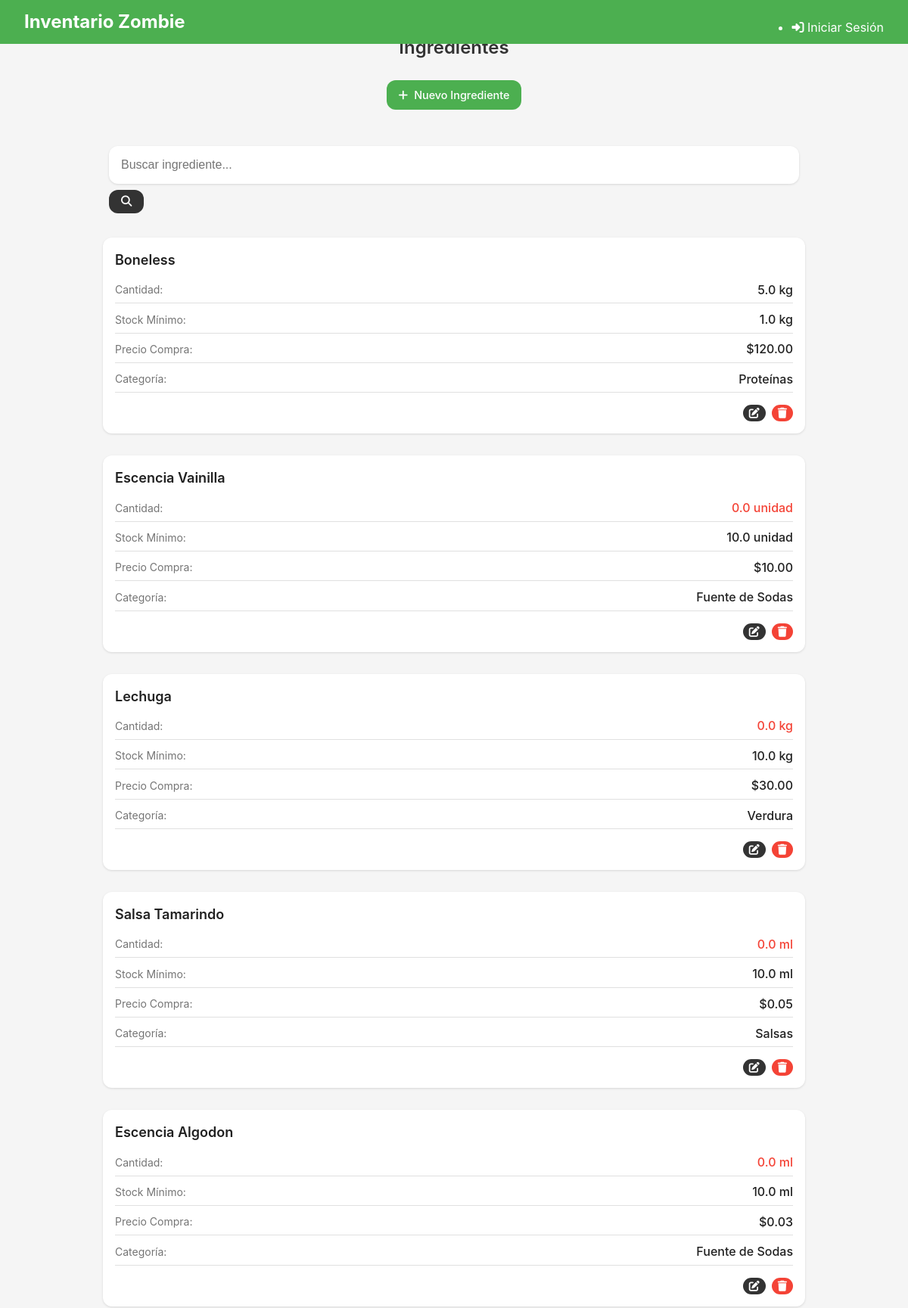
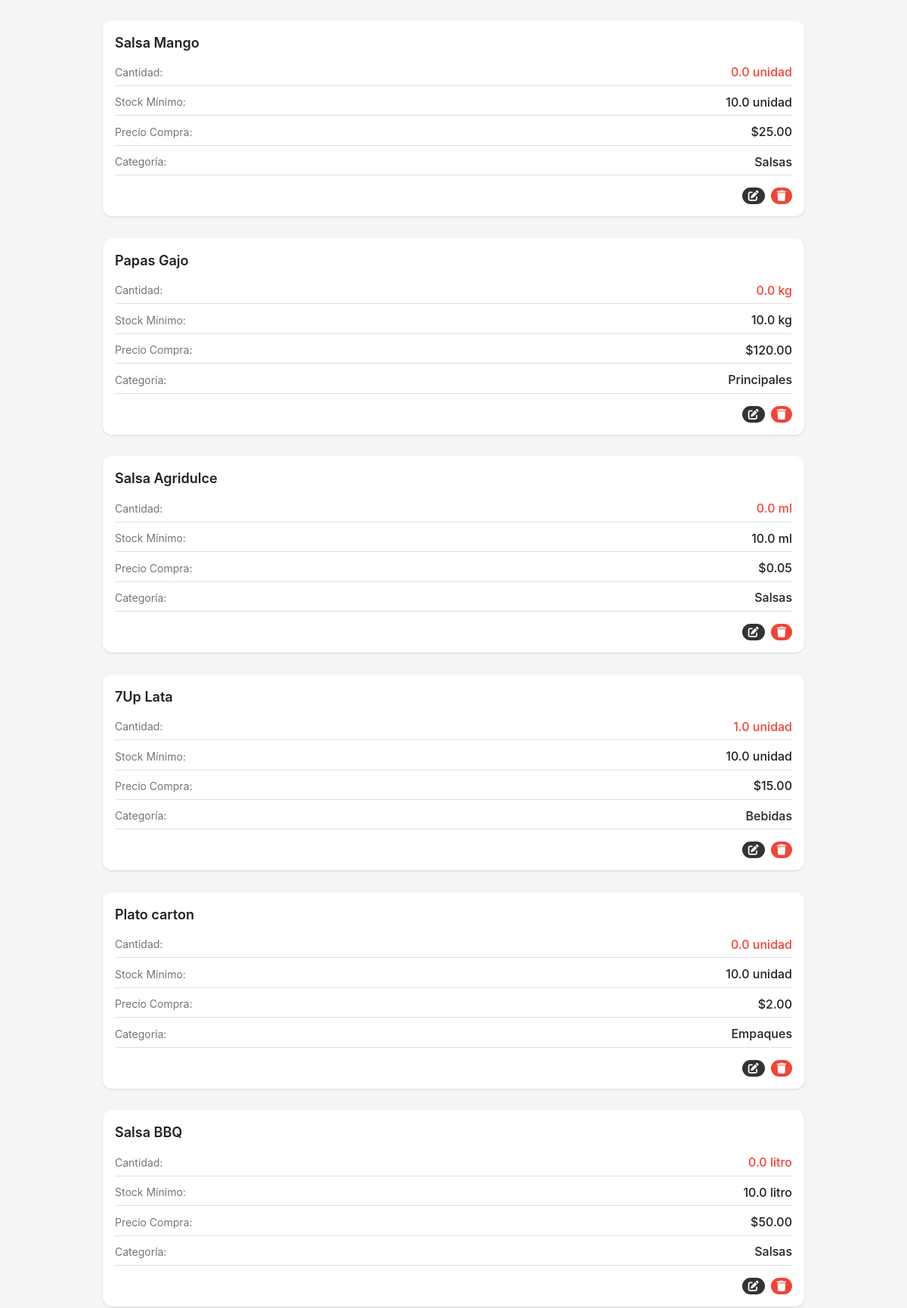
The page /ingredientes/ (upper part) on the database its author committed (2 pictures, top to bottom).
### tables this page shows
CREATE TABLE Ingredientes (
    id INTEGER PRIMARY KEY AUTOINCREMENT,
    nombre TEXT NOT NULL UNIQUE,
    unidad_medida TEXT NOT NULL,
    precio_compra REAL,
    cantidad_actual REAL NOT NULL DEFAULT 0,
    stock_minimo REAL
, categoria TEXT);

### routes/ingredientes.py (the view)
@ingredientes_web_bp.route('/', methods=['GET'])
def index():
    db = get_db()
    cursor = db.execute('SELECT * FROM Ingredientes')
    ingredientes = []
    for row in cursor.fetchall():
        ingrediente = dict(
            id=row['id'],
            nombre=row['nombre'],
            unidad_medida=row['unidad_medida'],
            precio_compra=row['precio_compra'],
            cantidad_actual=row['cantidad_actual'],
            stock_minimo=row['stock_minimo']
        )
        try:
            ingrediente['categoria'] = row['categoria']
        except (IndexError, KeyError):
            ingrediente['categoria'] = None
        ingredientes.append(ingrediente)
    return render_template('ingredientes/lista.html', ingredientes=ingredientes)

### app.py (called while the page is built)
@app.template_global()
def now():
    return datetime.datetime.now()

@app.after_request
def add_cors_headers(response):
    response.headers.add('Access-Control-Allow-Origin', '*')
    response.headers.add('Access-Control-Allow-Headers', 'Content-Type,Authorization')
    response.headers.add('Access-Control-Allow-Methods', 'GET,PUT,POST,DELETE,OPTIONS')
    return response

### database.py (called while the page is built)
def get_db():
    if 'db' not in g:
        g.db = sqlite3.connect(
            current_app.config['DATABASE'],
            detect_types=sqlite3.PARSE_DECLTYPES
        )
        g.db.row_factory = sqlite3.Row
    return g.db

### templates/ingredientes/lista.html (shortened to what this page needs)
{% extends "layout.html" %}
{% block content %}
<div class="page-header">
    <h1>Ingredientes</h1>
    <a href="{{ url_for('ingredientes_web.nuevo') }}" class="btn btn-primary">
        <i class="fas fa-plus"></i> Nuevo Ingrediente
    </a>
</div>
<div class="search-box">
    <input type="text" id="search-input" placeholder="Buscar ingrediente...">
    <button id="search-button" class="btn">
        <i class="fas fa-search"></i>
    </button>
</div>
<div class="item-list" id="ingredient-cards">
    {% for ingrediente in ingredientes %}
    <div class="item-card">
        <h3>{{ ingrediente.nombre }}</h3>
        <div class="item-detail">
            <span>Cantidad:</span>
            <span class="{% if ingrediente.cantidad_actual <= ingrediente.stock_minimo %}low-stock{% endif %}">
                {{ ingrediente.cantidad_actual }} {{ ingrediente.unidad_medida }}
            </span>
        </div>
        <div class="item-detail">
            <span>Stock Mínimo:</span>
            <span>{{ ingrediente.stock_minimo }} {{ ingrediente.unidad_medida }}</span>
        </div>
        <div class="item-detail">
            <span>Precio Compra:</span>
            <span>${{ "%.2f"|format(ingrediente.precio_compra) }}</span>
        </div>
        <div class="item-detail">
            <span>Categoría:</span>
            <span>{{ ingrediente.get('categoria') or 'Sin categoría' }}</span>
        </div>
        <div class="item-actions">
            <a href="{{ url_for('ingredientes_web.editar', id=ingrediente.id) }}" class="btn btn-secondary btn-sm">
                <i class="fas fa-edit"></i>
            </a>
            <button class="btn btn-danger btn-sm delete-ingredient"
                   data-id="{{ ingrediente.id }}"
                   data-name="{{ ingrediente.nombre }}">
                <i class="fas fa-trash"></i>
            </button>
        </div>
    </div>
    {% endfor %}
</div>
{% endblock %}

### static/css/main.css (style rules this page uses)
:root { --primary-color: #2c3e50; --secondary-color: #3498db; --accent-color: #e74c3c; --background-color: #ecf0f1; --text-color: #333; --light-text: #fff; --success-color: #2ecc71; --warning-color: #f39c12; --error-color: #e74c3c; --info-color: #3498db; }
* { margin: 0; padding: 0; box-sizing: border-box; }
body { font-family: 'Segoe UI', Tahoma, Geneva, Verdana, sans-serif; line-height: 1.6; color: var(--text-color); background-color: var(--background-color); }
h1 { color: var(--primary-color); margin-bottom: 1rem; font-size: 1.5rem; text-align: center; }
.btn { display: inline-block; background-color: var(--secondary-color); color: var(--light-text); padding: 0.5rem 1rem; border-radius: 4px; text-decoration: none; margin-top: 0.5rem; transition: background-color 0.3s; text-align: center; border: none; cursor: pointer; font-size: 0.9rem; }
input, select, textarea { width: 100%; padding: 0.5rem; border: 1px solid #ddd; border-radius: 4px; font-size: 1rem; }
.item-card { background: white; border-radius: 8px; padding: 1rem; margin-bottom: 0.8rem; box-shadow: 0 2px 4px rgba(0, 0, 0, 0.1); }
.item-card h3 { color: var(--primary-color); margin-bottom: 0.3rem; }
.item-card .item-detail { display: flex; justify-content: space-between; margin-bottom: 0.3rem; }
.item-card .item-actions { display: flex; justify-content: flex-end; gap: 0.5rem; margin-top: 0.5rem; }
@media screen and (min-width: 768px) { h1 { font-size: 2rem; text-align: left; } }
.btn-primary { background-color: var(--primary-color); }
.btn-secondary { background-color: var(--secondary-color); }
.btn-danger { background-color: var(--accent-color); }
.btn-sm { padding: 0.3rem 0.7rem; font-size: 0.8rem; }

### rows shown on the page
Ingredientes: nombre "Boneless", cantidad_actual "5.0", unidad_medida "kg", stock_minimo "1.0", precio_compra "120.00", categoria "Proteínas"
Ingredientes: nombre "Escencia Vainilla", cantidad_actual "0.0", unidad_medida "unidad", stock_minimo "10.0", precio_compra "10.00", categoria "Fuente de Sodas"
Ingredientes: nombre "Lechuga", cantidad_actual "0.0", unidad_medida "kg", stock_minimo "10.0", precio_compra "30.00", categoria "Verdura"
Ingredientes: nombre "Salsa Tamarindo", cantidad_actual "0.0", unidad_medida "ml", stock_minimo "10.0", precio_compra "0.05", categoria "Salsas"
Ingredientes: nombre "Escencia Algodon", cantidad_actual "0.0", unidad_medida "ml", stock_minimo "10.0", precio_compra "0.03", categoria "Fuente de Sodas"
Ingredientes: nombre "Salsa Mango", cantidad_actual "0.0", unidad_medida "unidad", stock_minimo "10.0", precio_compra "25.00", categoria "Salsas"
Ingredientes: nombre "Papas Gajo", cantidad_actual "0.0", unidad_medida "kg", stock_minimo "10.0", precio_compra "120.00", categoria "Principales"
Ingredientes: nombre "Salsa Agridulce", cantidad_actual "0.0", unidad_medida "ml", stock_minimo "10.0", precio_compra "0.05", categoria "Salsas"
Ingredientes: nombre "7Up Lata", cantidad_actual "1.0", unidad_medida "unidad", stock_minimo "10.0", precio_compra "15.00", categoria "Bebidas"
Ingredientes: nombre "Plato carton", cantidad_actual "0.0", unidad_medida "unidad", stock_minimo "10.0", precio_compra "2.00", categoria "Empaques"
Ingredientes: nombre "Salsa BBQ", cantidad_actual "0.0", unidad_medida "litro", stock_minimo "10.0", precio_compra "50.00", categoria "Salsas"
